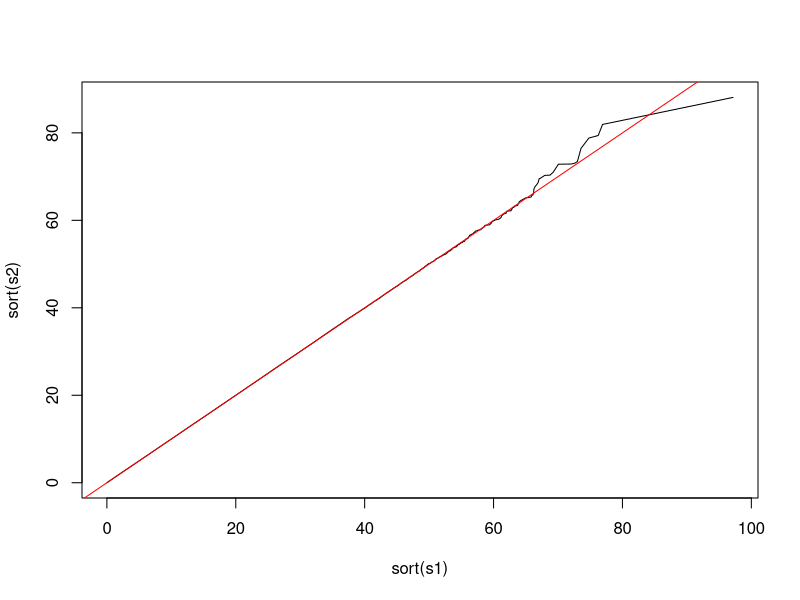

Write the R code that produced this figure.
####
##  General non-central chi squared
####

library(pracma); library(magrittr)

rgchisq0 <- function(n, Sigma, mu) {
  p <- dim(Sigma)[1]
  L <- chol(Sigma)
  x <- L %*% (randn(p, n) + mu)
  colSums(x^2)
}

rgchisq <- function(n, Sigma, mu) {
  p <- dim(Sigma)[1]
  res <- eigen(Sigma); ls <- res$values
  nu <- as.numeric(t(res$vectors) %*% mu)
  x <- sqrt(ls) * (randn(p, n) + nu)
  colSums(x^2)
}

####
##  Tests
####

mu <- rnorm(5)
Sigma <- cov(randn(10, 5))
s1 <- rgchisq0(1e6, Sigma, mu)
s2 <- rgchisq(1e6, Sigma, mu)
plot(sort(s1), sort(s2), type = 'l')
abline(0, 1, col = "red")
